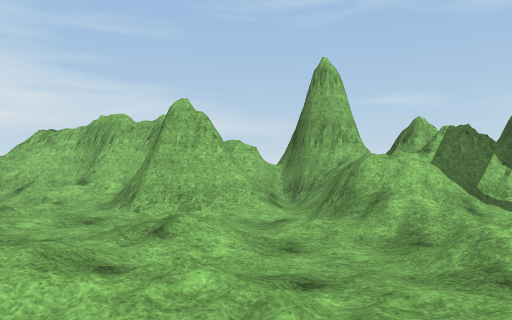
View 1 (above)

20 first-person views from a walk through a scene from a Unity 3-D project. The camera is 1.5 m above the floor, looks level and sees 70° across. The floor is counted in squares, 1.89 m on a side. Each view is taken from the middle of a square. On the plan, view 1 faces up. The plan holds only what a view shows up to about 12 squares ahead; the rest is blank. The place goes on beyond the plan. The player character is not drawn. Surface patterns are stand-ins for the level's own textures.

View 2
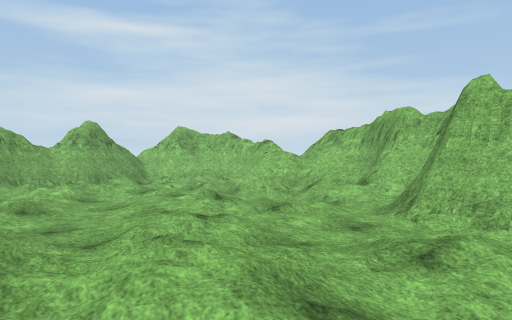

View 3
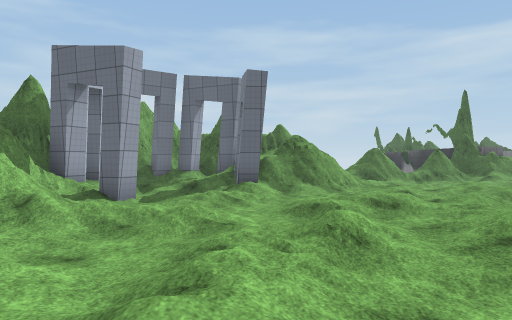

View 4
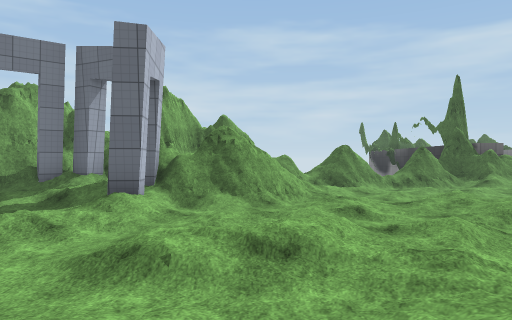

View 5
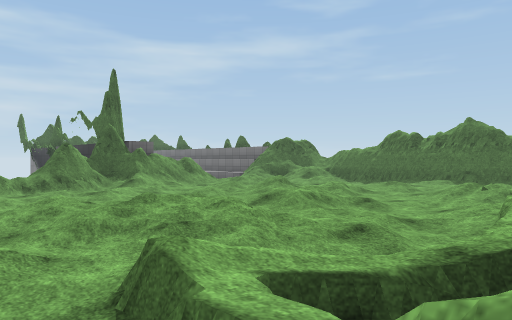

View 6
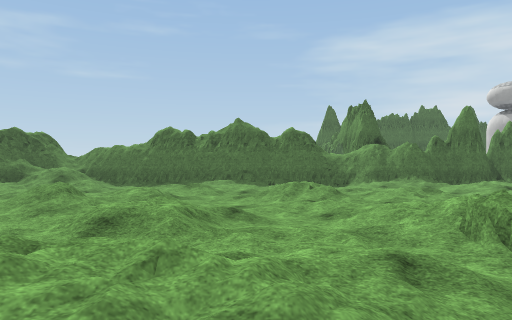

View 7
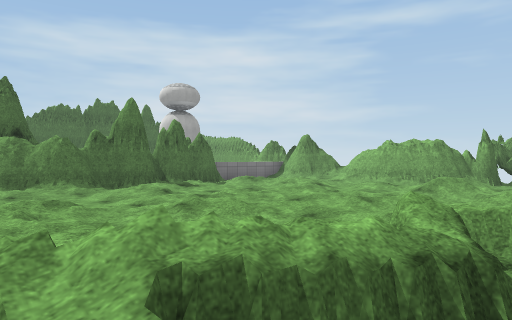

View 8
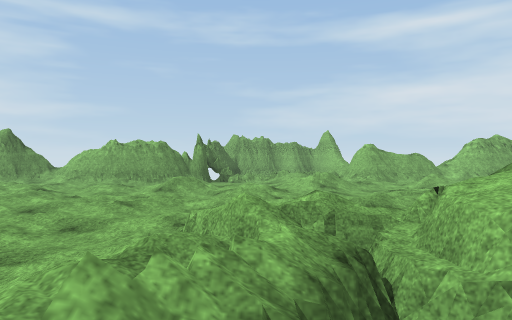

View 9
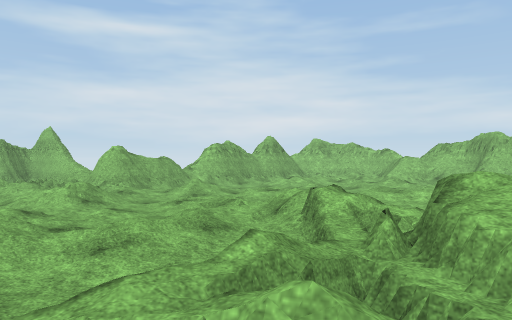

View 10
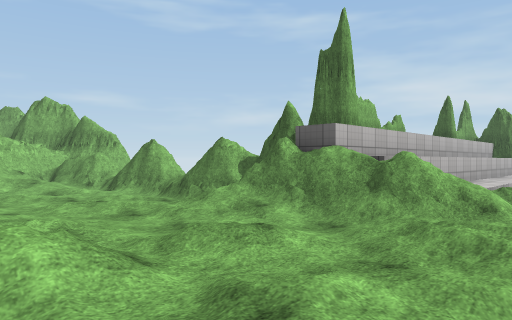

View 11
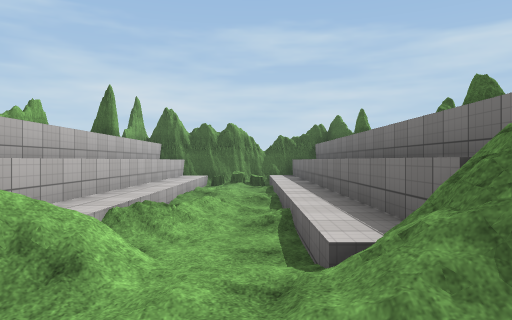

View 12
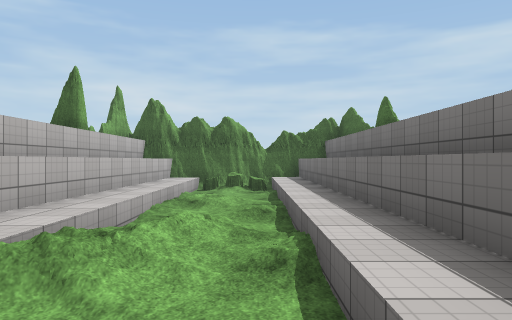

View 13
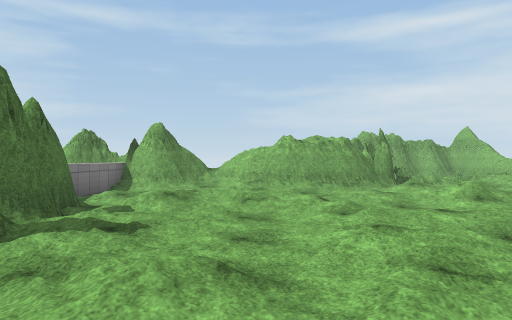

View 14
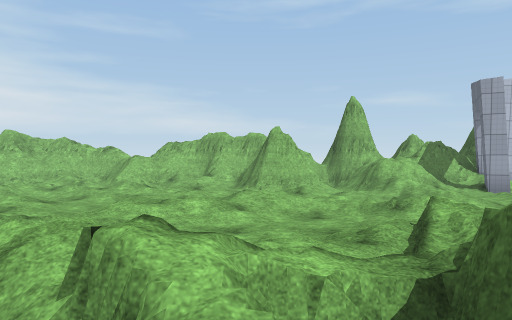

View 15
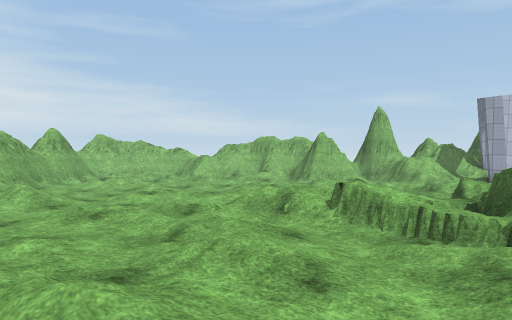

View 16
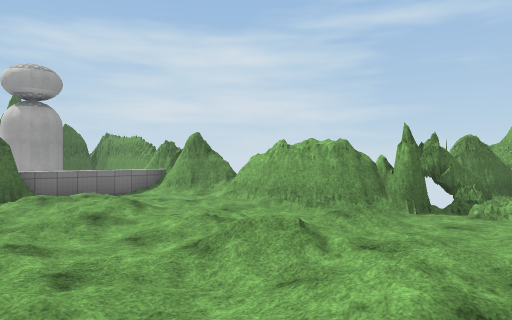

View 17
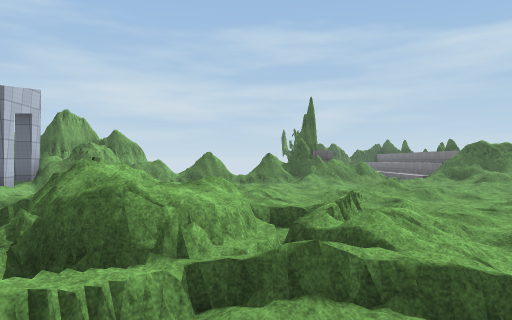

View 18
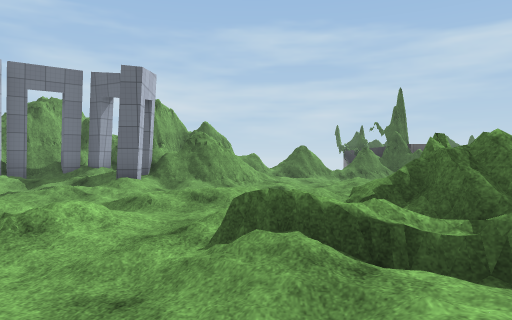

View 19
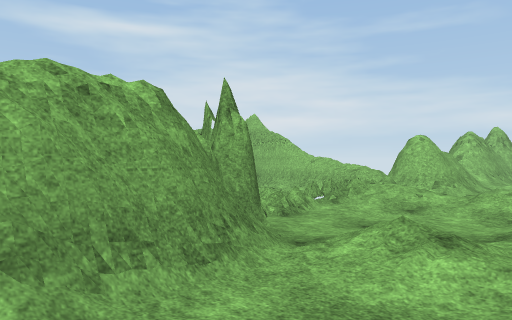

View 20
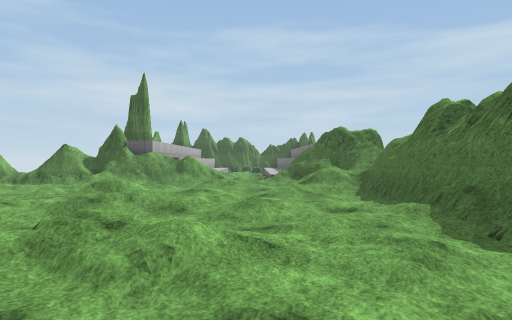

### Floor plan
Key: @ floor where view 1 was taken; # wall or solid block; x gap in a wall; . main floor; : floor 0.25 m higher than the main floor; - floor 0.25 m lower than the main floor; + floor 0.5 m higher than the main floor; * floor 1 m higher than the main floor; / step, stairs or slope; = window, fence, low wall or low ledge; ^ raised ledge.
Columns run from 14 left of view 1 to 24 right of it. Each row starts with its distance up from view 1.
  9      #######
  8     #^/=#=/### #####
  7    ##.//=///#####=######
  6    #//...-/.##====##:+##
  5    #.::..:..-.-///#:-:.#
  4    #./.-....-:.-/..../:#
  3    #./..--....--:./..//#
  2   ##---..-..:/:.---.#/##
  1    =.---.-:/.-//./.--/##
  0    #- ./:..---@--//../#####
 -1    #.//...---/=:..:...=//=#
 -2 ####..-..///:.=/../-.:.../#
 -3 ##=/..--../==^^#:=-...--./##
 -4   //.//-./:-=^^^:-./:.----==
 -5  .//.//-..:-.x^=-.::/---..##
 -6  :.---.///.-/=/=/....-.-.-##
 -7 =##---..-.-..////..+/-.-./##
 -8  ###-/./....---..--/...--:#############
 -9    #/----/.-..-...-..//:.-#^^^^^^^^#^^#
-10    ##-..-.....-/./--/..--.==++++++++++#
-11    ##--.:......:.:.-..../://-//--..-==#
-12    ##..:/---.--...-/..--./.---.-.---==#
-13    =.-.:.....---.....-/:/:=+++++++++++#
-14   ##/-../-:..:.---...--/*=#^###########
-15   ###-.-################/##
-16   #^^^^^#                #
-17   ##
-18    #

Where each view was taken, in squares from view 1:
view 1: 0 up, 0 right, facing up
view 2: 1 up, 0 right, facing up-left
view 3: 2 up, 3 left, facing right
view 4: 0 up, 0 right, facing right
view 5: 2 down, 1 right, facing down-right
view 6: 3 down, 4 right, facing down
view 7: 5 down, 2 right, facing down-left
view 8: 6 down, 2 right, facing left
view 9: 7 down, 0 right, facing up-left
view 10: 12 down, 7 right, facing up-right
view 11: 12 down, 10 right, facing right
view 12: 12 down, 12 right, facing right
view 13: 12 down, 0 right, facing left
view 14: 5 down, 2 left, facing up
view 15: 8 down, 4 left, facing up
view 16: 5 down, 4 left, facing down-left
view 17: 5 down, 4 left, facing right
view 18: 1 down, 3 left, facing right
view 19: 11 down, 8 left, facing up-left
view 20: 12 down, 0 right, facing right
